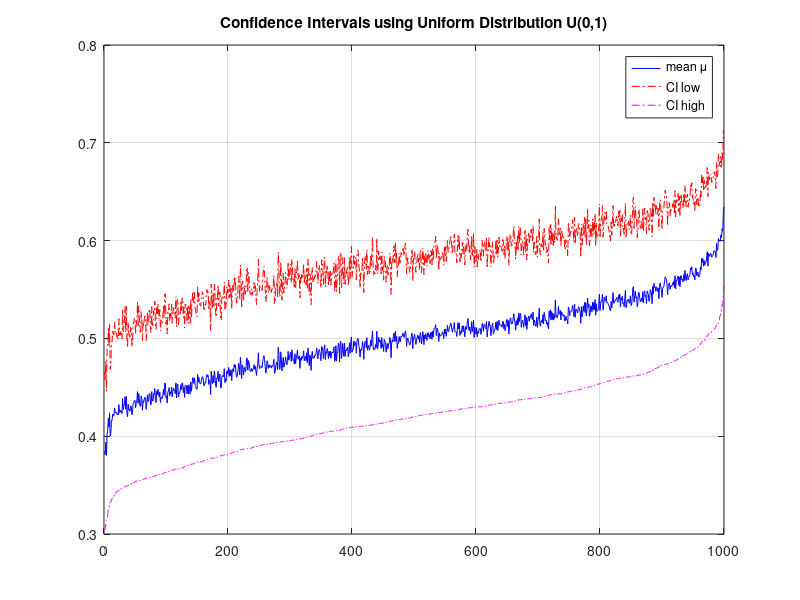

Source code (MATLAB):
clear all;
close all;

n=48;
num_exp = 1000;

rv = zeros(num_exp,n);
mu = zeros(1,num_exp);
ci_low = zeros(1,num_exp);
ci_high = zeros(1,num_exp);
count = 0;

for i=1:num_exp
    % Generate n=48 iid U(0,1) r.v.’s
    rv(i,:) = rand(1,n);

    % Find sample mean, sample std dev and 95%-confidence interval for the mean
    mu(i) = mean(rv(i,:));

    % % Just to check, I calculated by-hand the sample mean, and it returns equal
    % sum_rv = sum(rv);
    % mu_sample = sum_rv/n;

    % sigma_sq = std(rv);

    % % Just to check, I calculated by-hand the sample standard deviation, and it returns equal
    % sum_dev = 0;
    % for i=1:n
    %     sum_dev = sum_dev + (rv(i) - mu)^2;
    % end
    % std_dev = sum_dev/n;
    deviation = arrayfun(@(x) (x-mu(i))^2, rv(i,:));
    std_dev = sum(deviation)/n;

    ci_low(i) = mu(i) - 1.96*sqrt(std_dev/n);
    ci_high(i) = mu(i) + 1.96*sqrt(std_dev/n);
    if(ci_low(i) > 0.5 || ci_high(i) < 0.5)
        count = count + 1;
    end
end

sprintf('In %d experiments the confidence interval does not contains the true mean.', count)
%Sort arrays based on ci_low
[ci_low, sort_index] = sort(ci_low);
ci_high = ci_high(sort_index);
mu = mu(sort_index);

%Plot the results
t = 1:1000;
figure('Name', 'Experiment2 Results');
plot(t,mu, '-b');
title('Confidence Intervals using Uniform Distribution U(0,1)');
hold on;
plot(t,ci_high, '-.r');
hold on;
plot(t,ci_low, '-.m');
legend('mean \mu','CI low', 'CI high')
grid on;
